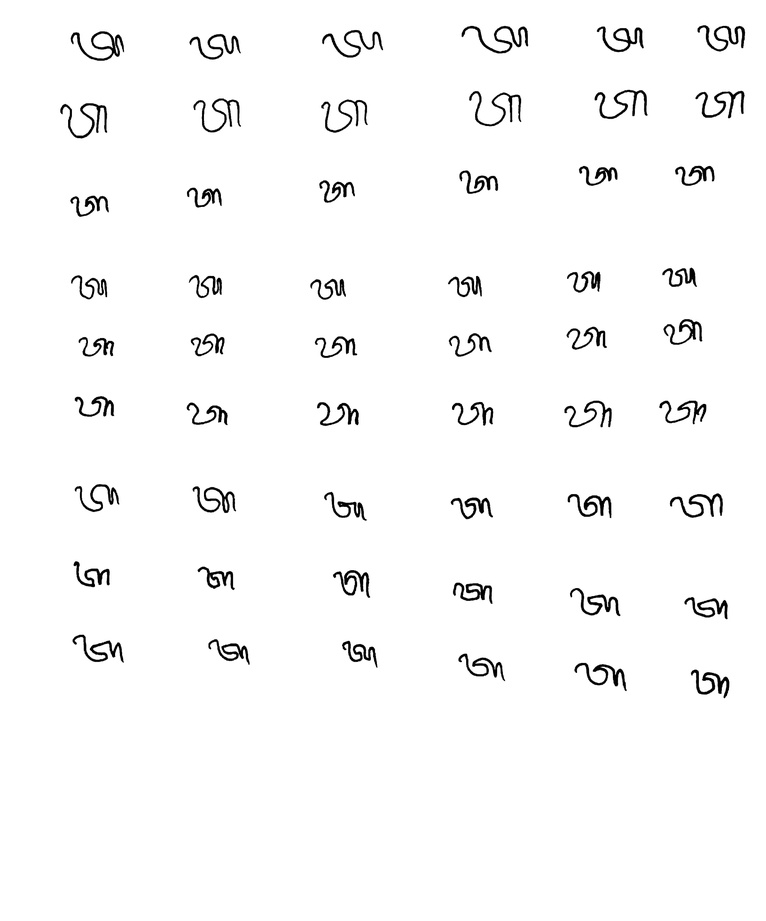
#> input picture Cutting_Image_Dataset/dataset_mentahan_suma/ta_1.jpg, 766 x 921 px, shrunk from 2396 x 2880 before the run, found by its file name
$ jupyter execute CuttingImage.ipynb
#> lines starting #> are read from the running program, lines starting #| are printed output that depends on the picture; after the words box and inside, x2 and y2 are one past the last pixel; in counts of white or black regions, pixels touching at a corner belong together
[cell 1]
import cv2
import matplotlib.pyplot as plt
import numpy as np
import os

def cropping_image(image_location, index):
    # import the  image
#> called with image_location = '/content/drive/MyDrive/dataset/ta_1.jpg', index = 1
    image = cv2.imread(f"{image_location}")
#> image is the input picture: shape (921, 766, 3); min 0, max 255, mean 249
    image = cv2.cvtColor(image, cv2.COLOR_BGR2RGB)
    gray = cv2.cvtColor(image, cv2.COLOR_BGR2GRAY)

    # creating  a binary thresholded image
    _, binary = cv2.threshold(gray, 150, 255, cv2.THRESH_BINARY_INV)
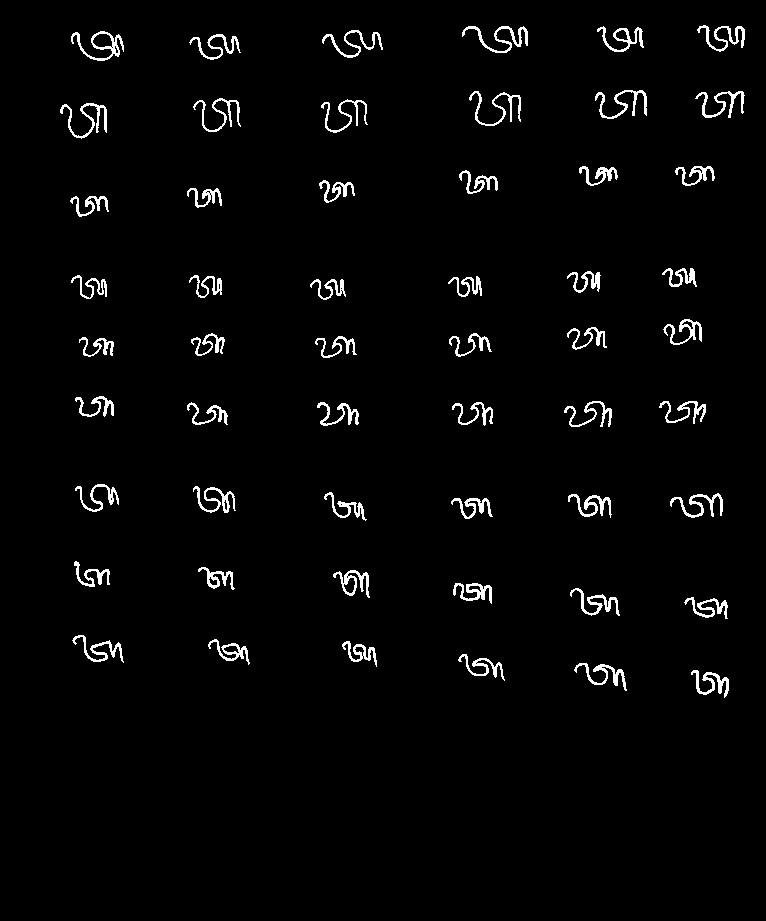
#> binary: shape (921, 766); 2.5% white in thin lines or dots, all inside (x1, y1, x2, y2) = (60, 25, 745, 698)

    # erosion
    kernel = np.ones((5, 5), np.uint8)
    erosion = cv2.erode(binary, kernel, iterations=1)
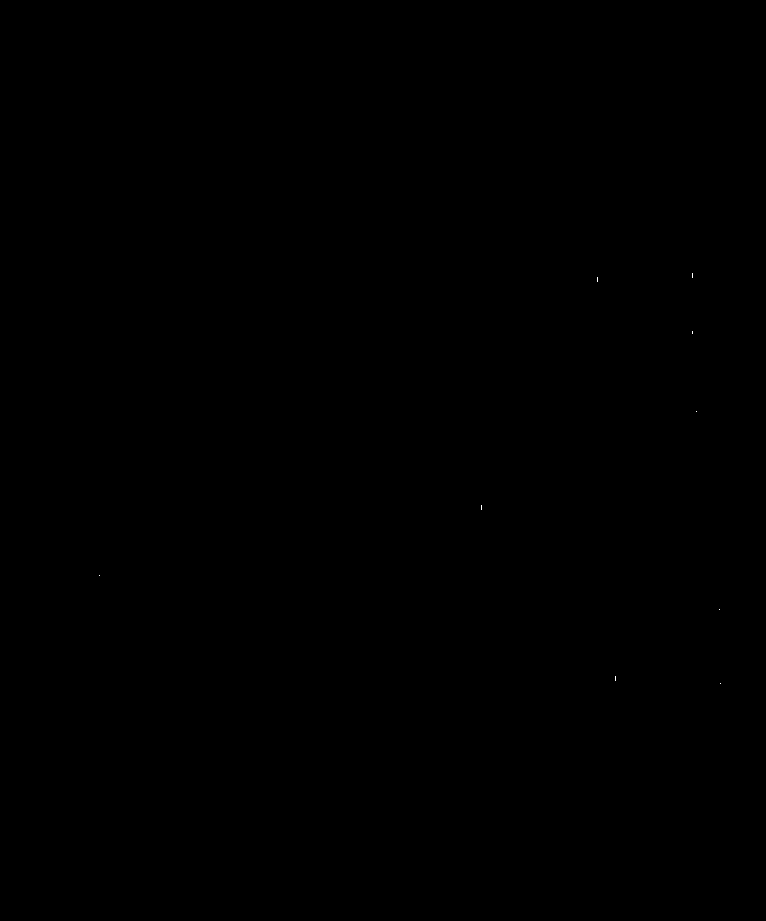
#> erosion: shape (921, 766); 0% white in thin lines or dots, all inside (x1, y1, x2, y2) = (99, 273, 721, 684)

    # dilation
    kernel0 = np.ones((53, 57), np.uint8)
    dilation = cv2.dilate(erosion, kernel0, iterations=1)
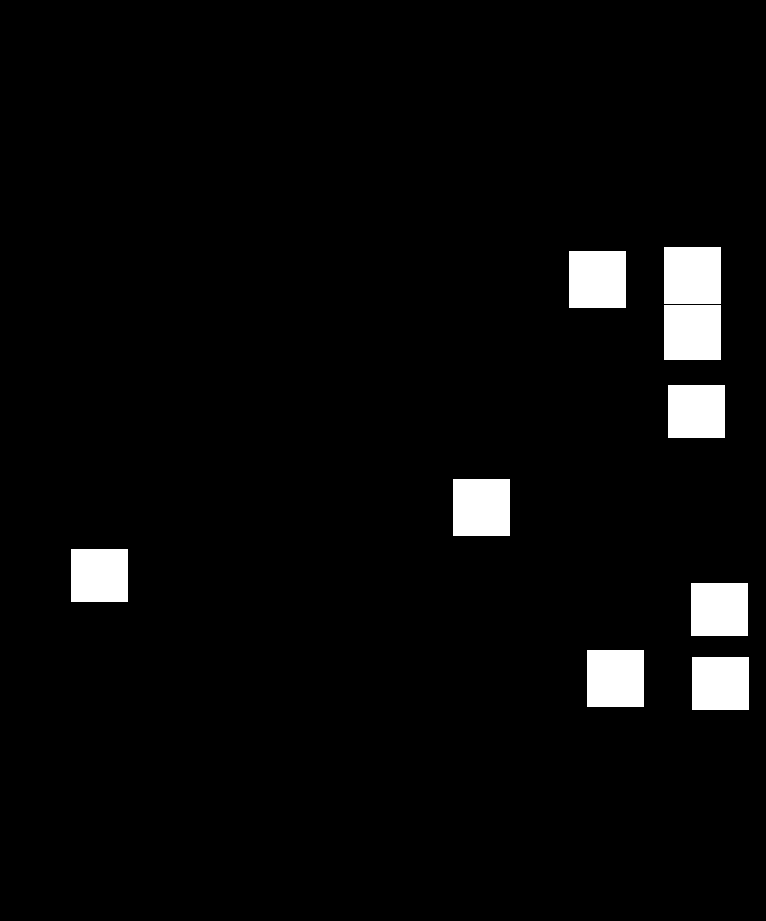
#> dilation: shape (921, 766); 4% white; 9 white regions

    # additional img processing if needed
    plt.imshow(dilation)
    plt.show()

    # find contours from the thresholded image
    contours, hierarchy = cv2.findContours(dilation, cv2.RETR_EXTERNAL, cv2.CHAIN_APPROX_SIMPLE)
#> contours = 9 contours; largest, box (x1, y1, x2, y2) and area: (587, 650, 644, 707) 3136, (453, 479, 510, 536) 3136, (569, 251, 626, 308) 3136, (664, 247, 721, 304) 3136, (664, 305, 721, 360) 3024

    # Make destination path and change the for each aksara
    folder_path = f'/content/drive/MyDrive/dataset/hasil/ta'  #change the last element of the path to save every aksara in  correct folder name
    os.makedirs(folder_path, exist_ok=True)

    i = 0
    for item in contours:
        x, y, w, h = cv2.boundingRect(item)
        #  Make preview image before cropping and detect by box
        #cv2.rectangle(image, (x,y), (x+w, y+h), (0,0,0), 10, cv2.LINE_AA)

        # crop objects
        # Please change filename of image
        cv2.imwrite(f'{folder_path}/imageds_{i}.jpg', image[y:y + h, x:x + w])
        i += 1
#> this loop made 9 passes
#> (item, x, y, h) on passes 1 to 9: ([[692, 657], [692, 709], [748, 709], [748, 657]], 692, 657, 53), ([[587, 650], [587, 706], [643, 706], [643, 650]], 587, 650, 57), ([[691, 583], [691, 635], [747, 635], [747, 583]], 691, 583, 53), ([[71, 549], [71, 601], [127, 601], [127, 549]], 71, 549, 53), ([[453, 479], [453, 535], [509, 535], [509, 479]], 453, 479, 57), ([[668, 385], [668, 437], [724, 437], [724, 385]], 668, 385, 53), ([[664, 305], [664, 359], [720, 359], [720, 305]], 664, 305, 55), ([[569, 251], [569, 307], [625, 307], [625, 251]], 569, 251, 57), ([[664, 247], [664, 303], [720, 303], [720, 247]], 664, 247, 57)
#> pass 1, in cropping_image, `cv2.imwrite(f'{folder_path}/imageds_{i}.jpg', image[y:y + h, x:x + w])`:
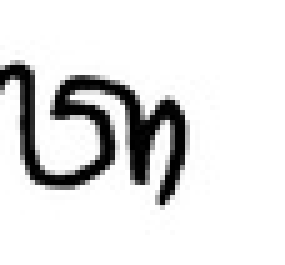
#> saved as imageds_0.jpg: shape (53, 57, 3) (shown 5 times larger); min 0, max 255, mean 224.9
#> pass 2, in cropping_image, `cv2.imwrite(f'{folder_path}/imageds_{i}.jpg', image[y:y + h, x:x + w])`:
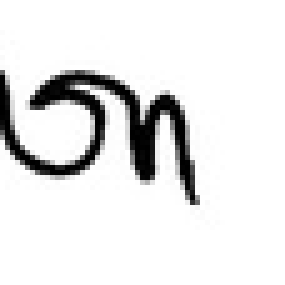
#> saved as imageds_1.jpg: shape (57, 57, 3) (shown 5 times larger); min 0, max 255, mean 229.9
#> after the loop, i = 9

    plt.imshow(image)
    plt.show()

image_location = "/content/drive/MyDrive/dataset/ta_1.jpg"#(change the file location )

for i in range(1):
    cropping_image(image_location, i + 1)

$ run again, with Cutting_Image_Dataset/dataset_mentahan_suma/ba_1.jpg copied over Cutting_Image_Dataset/dataset_mentahan_suma/ta_1.jpg
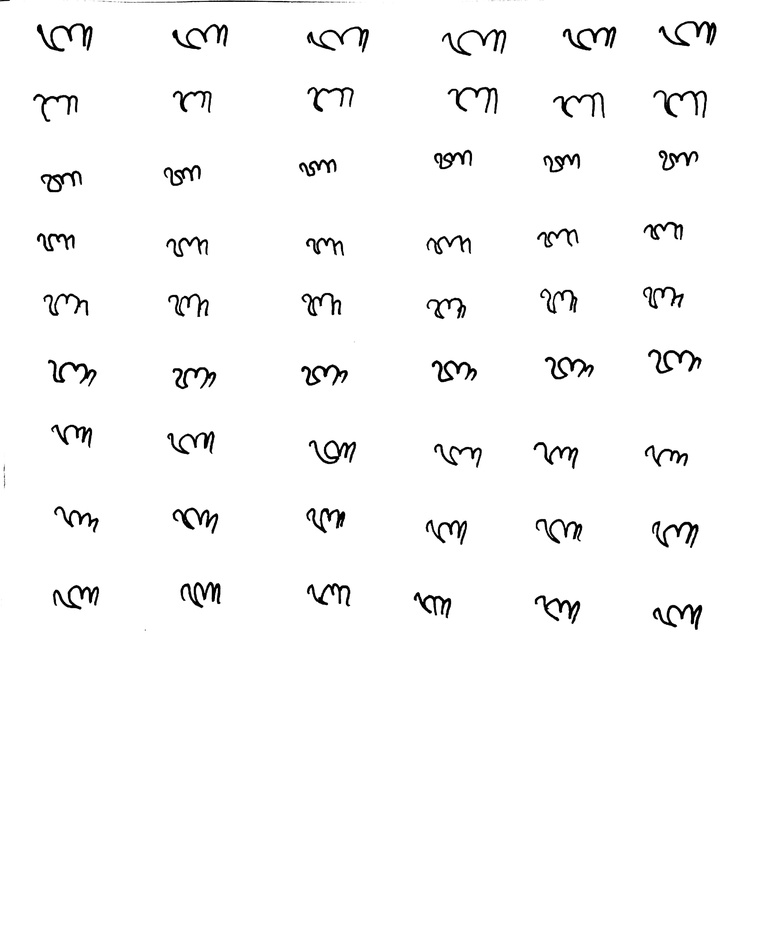
#> input picture Cutting_Image_Dataset/dataset_mentahan_suma/ba_1.jpg, 760 x 928 px, shrunk from 2404 x 2936 before the run, found by its file name
#> in cropping_image, image is the input picture: shape (928, 760, 3); min 0, max 255, mean 249
#> in cropping_image, `_, binary = cv2.threshold(gray, 150, 255, cv2.THRESH_BINARY_INV)`:
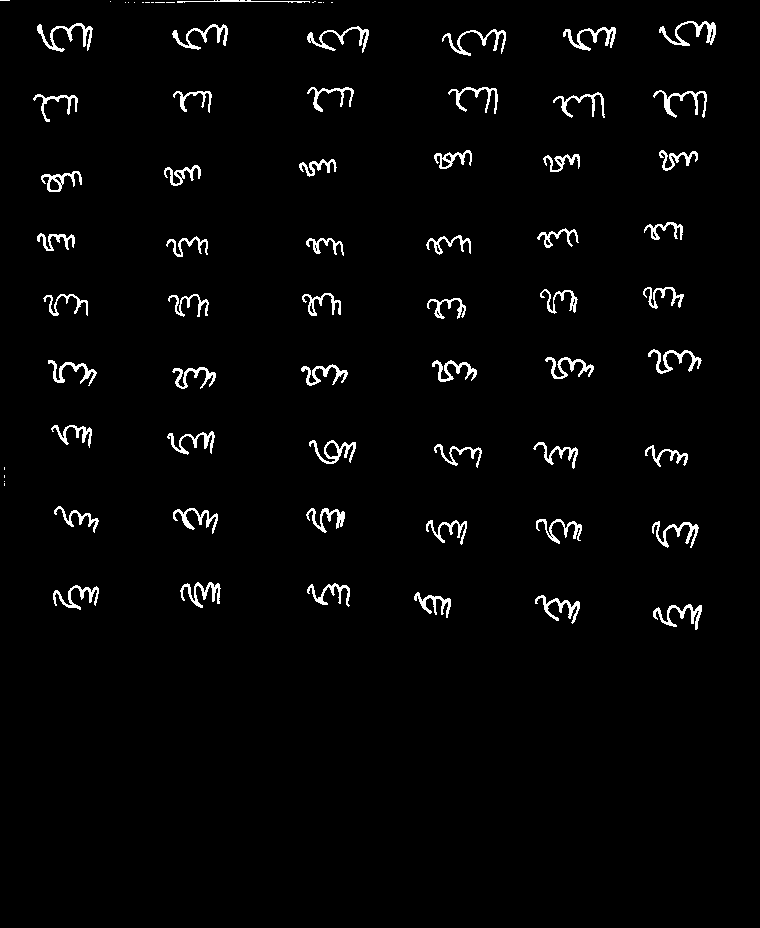
#> binary: shape (928, 760); 2.5% white in thin lines or dots, all inside (x1, y1, x2, y2) = (0, 0, 716, 630)
#> erosion: shape (928, 760); 0% white in thin lines or dots, all inside (x1, y1, x2, y2) = (39, 28, 699, 604)
#> dilation: shape (928, 760); 4.8% white; 11 white regions
#> contours = 11 contours; largest, box (x1, y1, x2, y2) and area: (638, 75, 696, 134) 3304, (312, 490, 371, 544) 3074, (292, 573, 349, 627) 2968, (178, 412, 235, 466) 2968, (395, 577, 452, 630) 2912
#> the loop in cropping_image, `for item in contours:` made 11 passes
#> (item, x, y, w, h) on passes 1, 2, 4, 5, 6, 7: ([[395, 577], [395, 629], [451, 629], [451, 577]], 395, 577, 57, 53), ([[292, 573], [292, 626], [348, 626], [348, 573]], 292, 573, 57, 54), ([[178, 412], [178, 465], [234, 465], [234, 412]], 178, 412, 57, 54), ([[180, 349], [180, 401], [236, 401], [236, 349]], 180, 349, 57, 53), ([[59, 347], [59, 399], [115, 399], [115, 347]], 59, 347, 57, 53), ([[297, 345], [297, 397], [353, 397], [353, 345]], 297, 345, 57, 53)
#> pass 2, in cropping_image, `cv2.imwrite(f'{folder_path}/imageds_{i}.jpg', image[y:y + h, x:x + w])`:
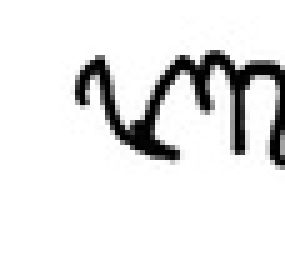
#> saved as imageds_1.jpg: shape (54, 57, 3) (shown 5 times larger); min 0, max 255, mean 230.4
#> after the loop in cropping_image, `for item in contours:`: i = 11

$ run again, with Cutting_Image_Dataset/dataset_mentahan_suma/ca_1.jpg copied over Cutting_Image_Dataset/dataset_mentahan_suma/ta_1.jpg
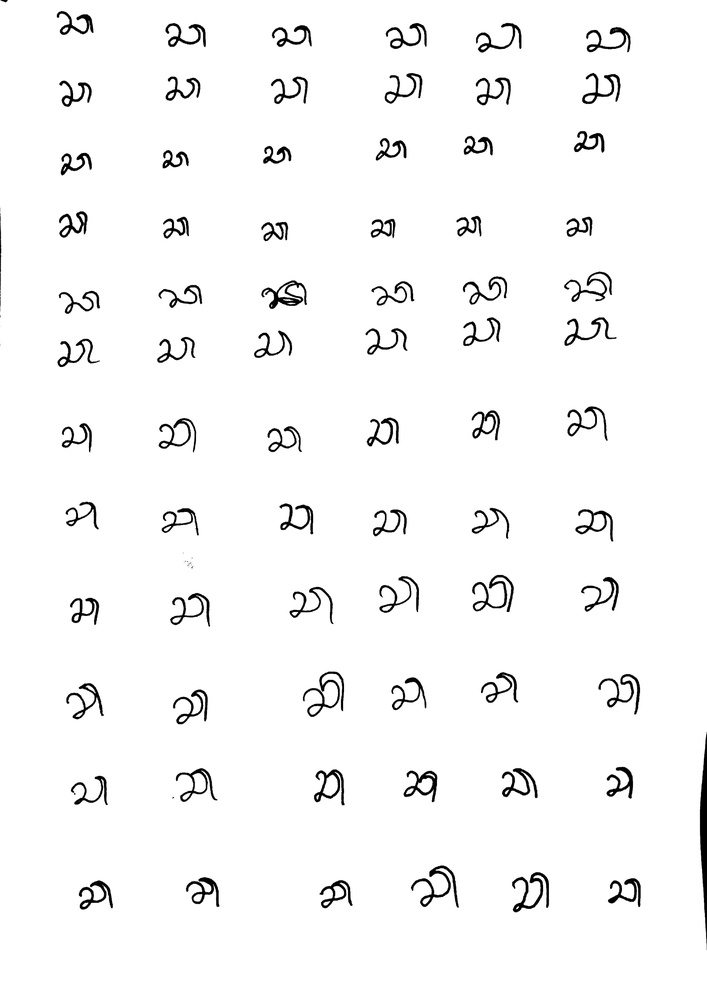
#> input picture Cutting_Image_Dataset/dataset_mentahan_suma/ca_1.jpg, 707 x 997 px, shrunk from 2312 x 3260 before the run, found by its file name
#> in cropping_image, image is the input picture: shape (997, 707, 3); min 0, max 255, mean 247
#> in cropping_image, `_, binary = cv2.threshold(gray, 150, 255, cv2.THRESH_BINARY_INV)`:
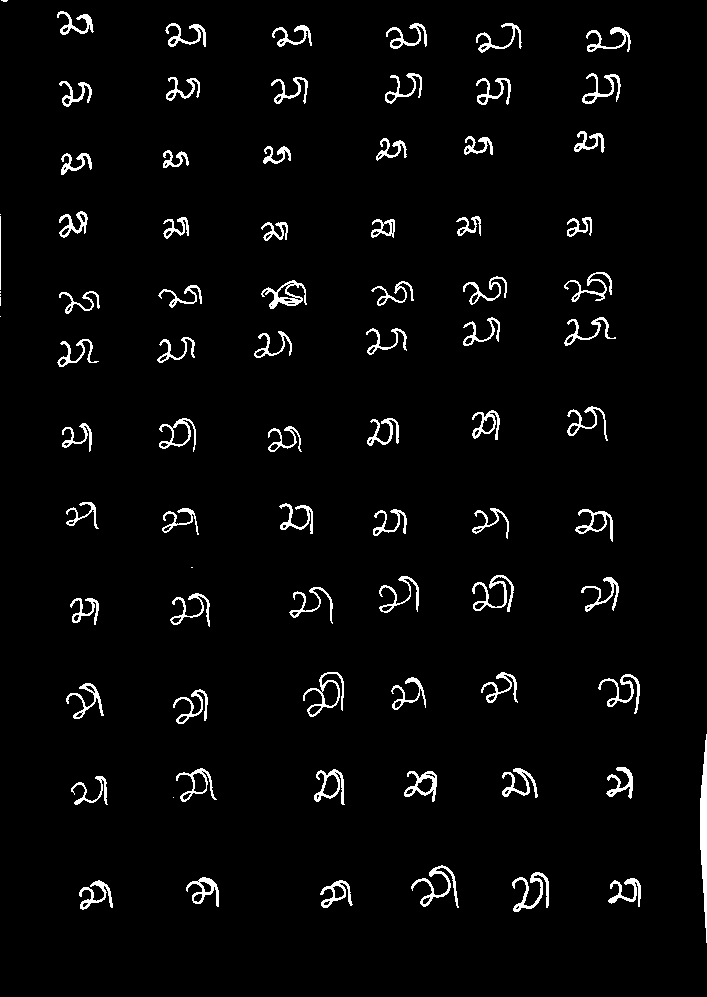
#> binary: shape (997, 707); 3.3% white in thin lines or dots
#> erosion: shape (997, 707); 0.08% white; 18 white regions (17 under 20 px), largest, box (x1, y1, x2, y2) and area: (702, 754, 707, 910) 505
#> dilation: shape (997, 707); 6.4% white; 13 white regions
#> contours = 13 contours; largest, box (x1, y1, x2, y2) and area: (674, 728, 707, 936) 6353, (584, 854, 661, 927) 4750, (246, 273, 305, 330) 3233, (70, 857, 130, 911) 3123, (179, 854, 238, 908) 3071
#> the loop in cropping_image, `for item in contours:` made 13 passes
#> (item, x, y, w, h) on passes 1, 5, 7, 9, 10, 11: ([[493, 879], [493, 931], [549, 931], [549, 879]], 493, 879, 57, 53), ([[602, 758], [602, 810], [658, 810], [658, 758]], 602, 758, 57, 53), ([[68, 669], [68, 721], [124, 721], [124, 669]], 68, 669, 57, 53), ([[554, 119], [554, 171], [610, 171], [610, 119]], 554, 119, 57, 53), ([[456, 113], [456, 165], [512, 165], [512, 113]], 456, 113, 57, 53), ([[588, 3], [588, 55], [645, 55], [645, 3]], 588, 3, 58, 53)
#> pass 2, in cropping_image, `cv2.imwrite(f'{folder_path}/imageds_{i}.jpg', image[y:y + h, x:x + w])`:
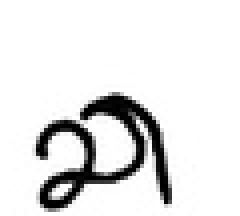
#> saved as imageds_1.jpg: shape (54, 60, 3) (shown 4 times larger); min 0, max 255, mean 228.6
#> after the loop in cropping_image, `for item in contours:`: i = 13
